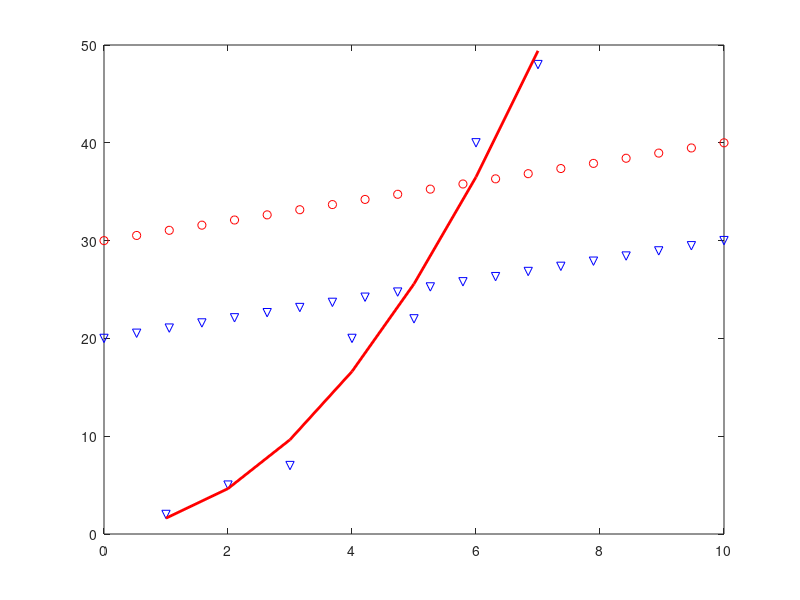

Recreate this plot in MATLAB. (Note: this script raises an error after producing the figure.)
% Essential Functions
% Phil Parisi Code // Phils Beginner Code
% 25July2020

%% clc, close all, clear all

% clc clears the command window
clc

% close all exits out of figures such as plots (closes them)
close all

% clear all clears workspace variables
clear all






%% clearvars -except
clc, clear all

z = 10;
x = 12;
y = 60;

clearvars -except y

y + 3



%% disp()
clc, clear all

%display any output (text or numeric)
text_to_show = 'help I need somebody help!';
disp(text_to_show)

y = 240;
disp(y)







%% fprintf()
clc, clear all

y = 240;
fprintf('The answer is... \n ...%d meters! \n', y)









%% e vs. exp
clc, clear all

% five times 10 to the 'power'
5e2
5e10

% 5 * e^2
5*exp(2)






%% sqrt() and pi and abs()
clc, clear all

sqrt(25)

pi*2

sqrt(abs(-25))









%% linspace()
clc, clear all

% create a matrix, vector, array from x1 to x2 w/ N values in between
x = linspace(0,1,100)









%% eye() and zeros()
clc, clear all

% create an identity matrix
eye(3) %argument sets square dimension nxn

% create a zero matrix, nxn
zeros(4)







%% det()
clc, clear all

B = [2 4 -3;
    1 9 0;
    2 -7 -1]
det(B)








%% rref()
%Reduced Row Echelon Form
clc, clear all

% set of equations
% x  + 0y = 4
% 2x + 8y = 16

A = [1 0 4;
    2 8 16];

rref(A)







%% hold on (for plotting)

x = linspace(0,10,20);
y = linspace(20,30,20);
z = linspace(30,40,20);

plot(x,y,'bv')
hold on     % allows multiple datasets/lines on 1 figure
plot(x,z,'ro')








%% rand()
clc, clear all

% create a random number or matrix (values between zero and one)
rand(1);

% random number between A and B
a = 7; b = 10;

rand(1)*(b-a) + a







%% max() and min()
clc, clear all

stresses = [320, 190, 44, 690, 111, 1019, 3123, 3332, 889, 9012, 55, -1000, 7231, 8920, 5555, 2551];

%find maxmimum (or min) value and its position
[stress_max, index] = max(stresses)













%% ceil(), floor(), round()
clc, clear all

x = 5.148
round(x)

y = 7.7
floor(y)

ceil(x)

fix(-4.2)


%% polyfit() & polyval()
clc, clear all, close all

x = [1 2 3 4 5 6 7];
y = [2 5 7 20 22 40 48];

a = polyfit(x,y,2); %looks like an x^2 (put 2 as argument for order of polynomial)
y_fit = polyval(a,x);


plot(x,y,'bv')
hold on
plot(x,y_fit,'r','Linewidth',2)






%% roots
%find the roots of an equation
clc, clear all

% y = x^2 + 0x + -2
% order matters!!!!!
coefficients = [1,0,-2];
roots(coefficients)













%% function = @x
clc, clear all, close all

radius = 2; %set parameters
calc_cyl_vol = @(x) pi*(radius^2)*x; %define quick function

%calc cylinder volume with h=3 (plug in for x)
calc_cyl_vol(3)








%% table()
clc, clear all

%table elements
TotalDeaths = 24000;
Survivors = 123000000;
BioDiversity = .8;

%put into table
table1 = table(TotalDeaths,Survivors,BioDiversity);

%output table
disp(table1)





%% input()
%prompts for user input

clc, clear all

previous_cracks = 42;
new_cracks = input('How many cracks in the bridge today? ');

total_cracks = previous_cracks + new_cracks
disp('you should get crackin!')








